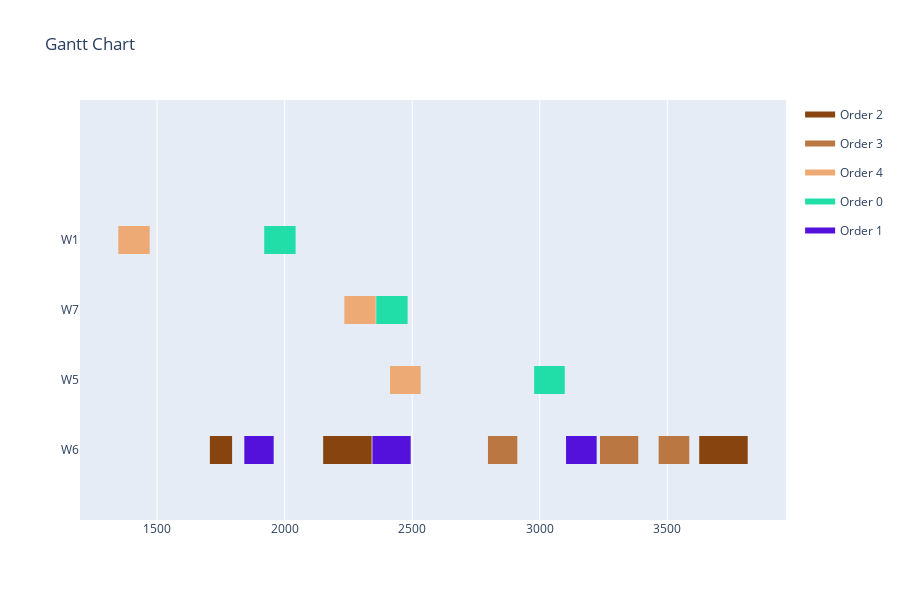

Notebook code cell kept with this figure:
### Code cell
data = []
for i in range(len(solution)):
    data.append([assignments[i], operations[i], solution[i], duration_lookup_table[operations[i]][assignments[i]]])
visualize(data)

### Figure 1 — Plotly figure (JSON) as saved in the notebook; plotly's stock layout.template omitted (floating-point values rounded to 4 significant figures)
{"data": [{"fill": "toself", "fillcolor": "rgb(135, 68, 15)", "hoverinfo": "name", "legendgroup": "rgb(135, 68, 15)", "mode": "none", "name": "Order 2", "type": "scatter", "x": [1707, 1794, 1794, 1707, 1707, 2151, 2341, 2341, 2151, 2151, 3625, 3815, 3815, 3625], "y": [-0.2, -0.2, 0.2, 0.2, null, -0.2, -0.2, 0.2, 0.2, null, -0.2, -0.2, 0.2, 0.2]}, {"fill": "toself", "fillcolor": "rgb(186, 119, 66)", "hoverinfo": "name", "legendgroup": "rgb(186, 119, 66)", "mode": "none", "name": "Order 3", "type": "scatter", "x": [2797, 2912, 2912, 2797, 2797, 3236, 3386, 3386, 3236, 3236, 3466, 3586, 3586, 3466], "y": [-0.2, -0.2, 0.2, 0.2, null, -0.2, -0.2, 0.2, 0.2, null, -0.2, -0.2, 0.2, 0.2]}, {"fill": "toself", "fillcolor": "rgb(237, 170, 117)", "hoverinfo": "name", "legendgroup": "rgb(237, 170, 117)", "mode": "none", "name": "Order 4", "type": "scatter", "x": [1348, 1471, 1471, 1348, 1348, 2234, 2357, 2357, 2234, 2234, 2413, 2533, 2533, 2413], "y": [2.8, 2.8, 3.2, 3.2, null, 1.8, 1.8, 2.2, 2.2, null, 0.8, 0.8, 1.2, 1.2]}, {"fill": "toself", "fillcolor": "rgb(33, 222, 169)", "hoverinfo": "name", "legendgroup": "rgb(33, 222, 169)", "mode": "none", "name": "Order 0", "type": "scatter", "x": [1920, 2043, 2043, 1920, 1920, 2359, 2482, 2482, 2359, 2359, 2978, 3098, 3098, 2978], "y": [2.8, 2.8, 3.2, 3.2, null, 1.8, 1.8, 2.2, 2.2, null, 0.8, 0.8, 1.2, 1.2]}, {"fill": "toself", "fillcolor": "rgb(84, 17, 220)", "hoverinfo": "name", "legendgroup": "rgb(84, 17, 220)", "mode": "none", "name": "Order 1", "type": "scatter", "x": [1842, 1957, 1957, 1842, 1842, 2344, 2494, 2494, 2344, 2344, 3103, 3223, 3223, 3103], "y": [-0.2, -0.2, 0.2, 0.2, null, -0.2, -0.2, 0.2, 0.2, null, -0.2, -0.2, 0.2, 0.2]}, {"legendgroup": "rgb(135, 68, 15)", "marker": {"color": "rgb(135, 68, 15)", "opacity": 0, "size": 1}, "mode": "markers", "name": "", "showlegend": false, "text": [null, null, null, null, null, null], "type": "scatter", "x": [1707, 1794, 2151, 2341, 3625, 3815], "y": [0, 0, 0, 0, 0, 0]}, {"legendgroup": "rgb(186, 119, 66)", "marker": {"color": "rgb(186, 119, 66)", "opacity": 0, "size": 1}, "mode": "markers", "name": "", "showlegend": false, "text": [null, null, null, null, null, null], "type": "scatter", "x": [2797, 2912, 3236, 3386, 3466, 3586], "y": [0, 0, 0, 0, 0, 0]}, {"legendgroup": "rgb(237, 170, 117)", "marker": {"color": "rgb(237, 170, 117)", "opacity": 0, "size": 1}, "mode": "markers", "name": "", "showlegend": false, "text": [null, null, null, null, null, null], "type": "scatter", "x": [1348, 1471, 2234, 2357, 2413, 2533], "y": [3, 3, 2, 2, 1, 1]}, {"legendgroup": "rgb(33, 222, 169)", "marker": {"color": "rgb(33, 222, 169)", "opacity": 0, "size": 1}, "mode": "markers", "name": "", "showlegend": false, "text": [null, null, null, null, null, null], "type": "scatter", "x": [1920, 2043, 2359, 2482, 2978, 3098], "y": [3, 3, 2, 2, 1, 1]}, {"legendgroup": "rgb(84, 17, 220)", "marker": {"color": "rgb(84, 17, 220)", "opacity": 0, "size": 1}, "mode": "markers", "name": "", "showlegend": false, "text": [null, null, null, null, null, null], "type": "scatter", "x": [1842, 1957, 2344, 2494, 3103, 3223], "y": [0, 0, 0, 0, 0, 0]}], "layout": {"height": 600, "hovermode": "closest", "showlegend": true, "title": {"text": "Gantt Chart"}, "xaxis": {"rangeselector": {"buttons": [{"count": 7, "label": "1w", "step": "day", "stepmode": "backward"}, {"count": 1, "label": "1m", "step": "month", "stepmode": "backward"}, {"count": 6, "label": "6m", "step": "month", "stepmode": "backward"}, {"count": 1, "label": "YTD", "step": "year", "stepmode": "todate"}, {"count": 1, "label": "1y", "step": "year", "stepmode": "backward"}, {"step": "all"}]}, "showgrid": true, "type": "linear", "zeroline": false}, "yaxis": {"autorange": false, "range": [-1, 5], "showgrid": false, "ticktext": ["W6", "W5", "W7", "W1"], "tickvals": [0, 1, 2, 3], "zeroline": false}}}
